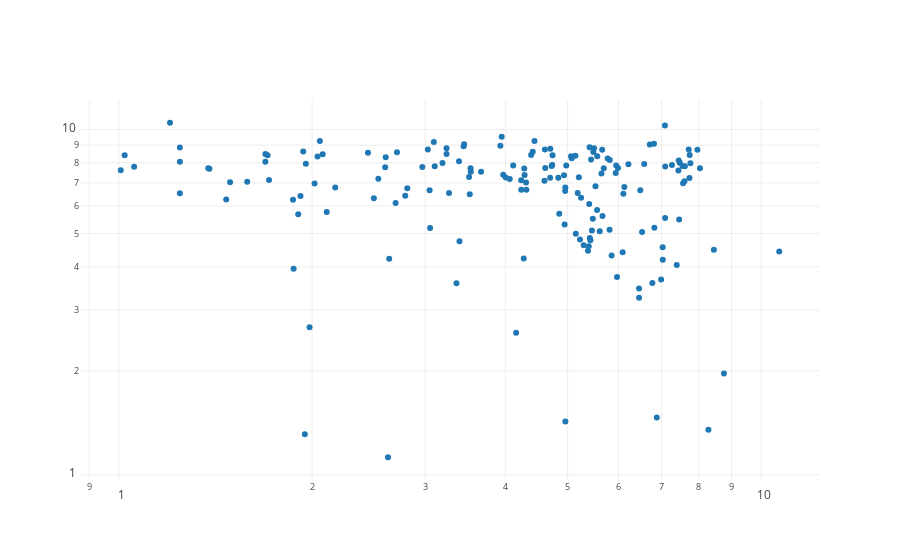

Notebook code cell kept with this figure:
### Markdown cell above
## - Scatter plot in Plotly: show the relationship between Foxm1 and Rhno1 (log scale)

### Code cell
df_trace = go.Scatter(x=df_all['Foxm1'], 
                            y=df_all['Rhno1'],
                            mode = 'markers')

data = [df_trace]
layout = go.Layout(xaxis=dict(type='log',
                             autorange=True),
                  yaxis=dict(type='log',
                            autorange=True))

fig = go.Figure(data=data, layout=layout)
iplot(fig)

### Figure 1 — Plotly figure (JSON) as saved in the notebook; plotly's stock layout.template omitted (floating-point values rounded to 4 significant figures; data arrays with more than 128 entries replaced by an {"elided": "..."} marker saying what was removed)
{"data": [{"mode": "markers", "type": "scatter", "x": {"elided": "170 float values"}, "y": {"elided": "170 float values"}}], "layout": {"xaxis": {"autorange": true, "type": "log"}, "yaxis": {"autorange": true, "type": "log"}}}
